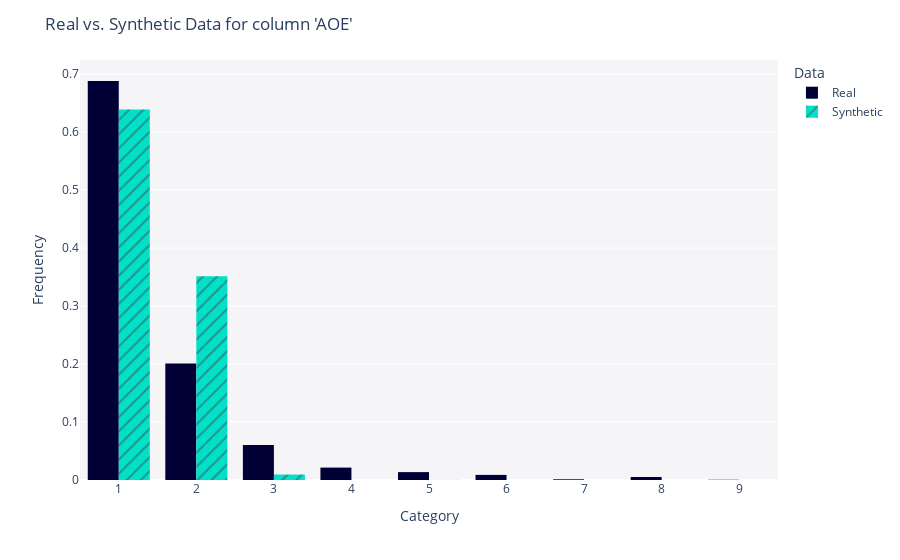

The notebook cell saved with this chart:
### Code cell
get_column_plot(
    real_data=df_real,
    synthetic_data=df_fake,
    metadata=metadata,
    column_name='AOE'
)

### Figure 1 — Plotly figure (JSON) as saved in the notebook; plotly's stock layout.template omitted (floating-point values rounded to 4 significant figures; data arrays with more than 128 entries replaced by an {"elided": "..."} marker saying what was removed)
{"data": [{"alignmentgroup": "True", "bingroup": "x", "histnorm": "probability density", "hovertemplate": "<b>Real</b><br>Frequency: %{y}<extra></extra>", "legendgroup": "Real", "marker": {"color": "#000036", "pattern": {"shape": ""}}, "name": "Real", "offsetgroup": "Real", "orientation": "v", "showlegend": true, "type": "histogram", "x": {"elided": "5000 int values"}, "xaxis": "x", "yaxis": "y"}, {"alignmentgroup": "True", "bingroup": "x", "histnorm": "probability density", "hovertemplate": "<b>Synthetic</b><br>Frequency: %{y}<extra></extra>", "legendgroup": "Synthetic", "marker": {"color": "#01E0C9", "pattern": {"shape": "/"}}, "name": "Synthetic", "offsetgroup": "Synthetic", "orientation": "v", "showlegend": true, "type": "histogram", "x": {"elided": "5000 str values"}, "xaxis": "x", "yaxis": "y"}], "layout": {"barmode": "group", "legend": {"title": {"text": "Data"}, "tracegroupgap": 0}, "margin": {"t": 60}, "plot_bgcolor": "#F5F5F8", "title": {"text": "Real vs. Synthetic Data for column 'AOE'"}, "xaxis": {"anchor": "y", "domain": [0, 1], "title": {"text": "Category"}}, "yaxis": {"anchor": "x", "domain": [0, 1], "title": {"text": "Frequency"}}}}
